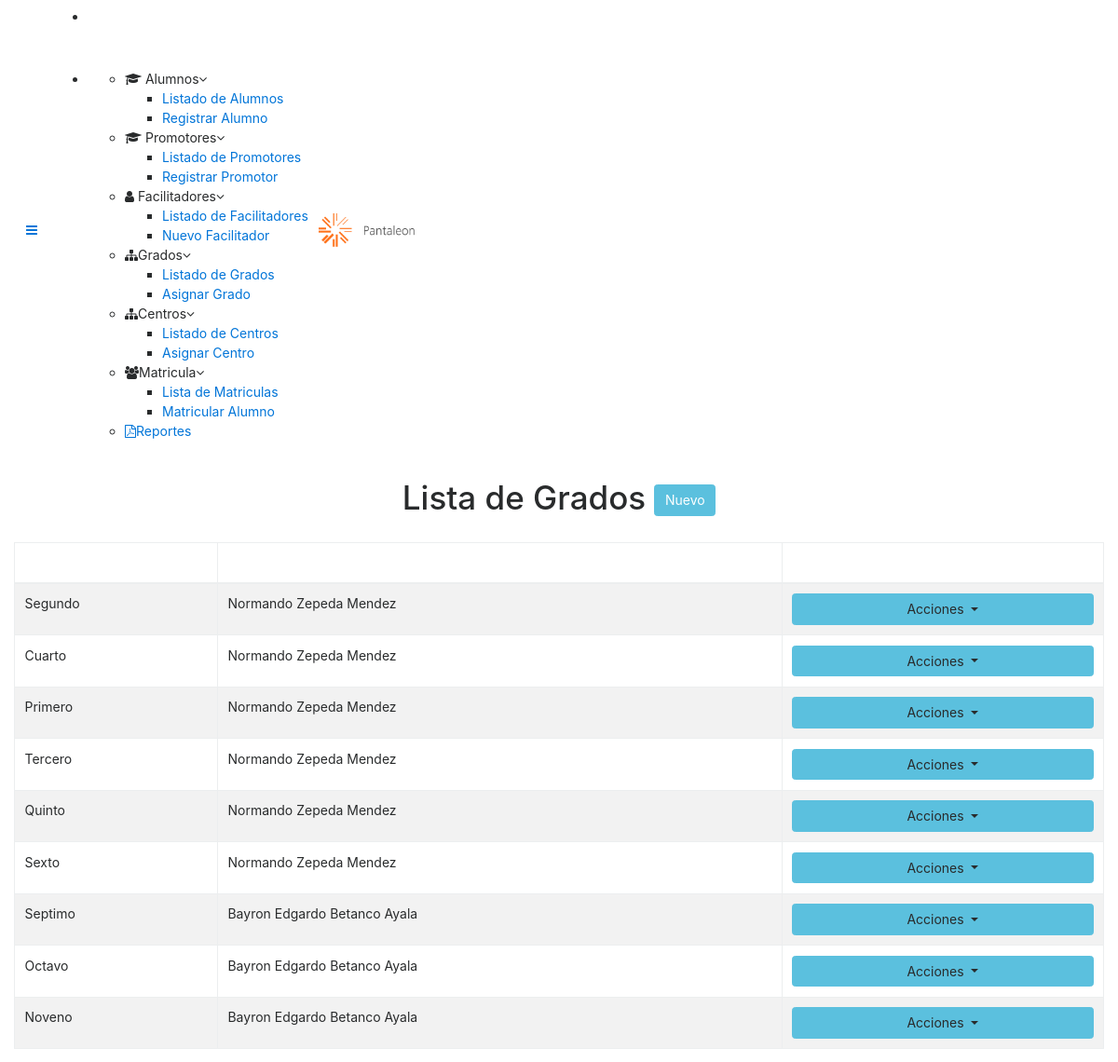
Page /principal/grados/ (signed in) on the committed database.
### adminapp/models.py (models this page shows, shortened)
@python_2_unicode_compatible
class Grado(models.Model):
	grado = models.CharField(max_length=50)
	facilitador = models.ForeignKey(Facilitador)

@python_2_unicode_compatible
class Facilitador(models.Model):
	numid = models.CharField(max_length=15)
	nombre = models.CharField(max_length=50)
	apellido = models.CharField(max_length=50)
	municipio = models.ForeignKey(Municipio)
	tipo_residencia = models.ForeignKey(TipoResidencia)
	domicilio = models.CharField(max_length=100)
	telefono = models.CharField(max_length=9, blank=True, null=True)
	sexo = models.ForeignKey(Sexo)
	correo = models.EmailField(blank=True, null=True)
	ocupacion = models.CharField(max_length=70, blank=True, null=True)
	lugar_trabajo = models.CharField(max_length=70, blank=True, null=True)
	formacion_academica = models.CharField(max_length=70, blank=True, null=True)
	fecha_nacimiento = models.DateField(blank=True, null=True)
	edad = models.IntegerField(blank=True, null=True)
	fecha_llenado = models.DateField(blank=True, null=True)
	tiempo_facilitador = models.DateField(blank=True, null=True)
	becado = models.ForeignKey(Descicion, related_name='becado')
	estudia = models.ForeignKey(Descicion, related_name='estudia')
	donde_estudia = models.CharField(max_length=70, blank=True, null=True)
	que_estudia = models.CharField(max_length=70, blank=True, null=True)
	def __str__(self):
		return "%s %s" %(self.nombre, self.apellido)

### adminapp/views.py (the view)
@login_required()
def all_grados(request):
	grado = Grado.objects.all()
	faci = Facilitador.objects.all()
	numf = grado.count()
	return render(request, 'all_grados.html', {'data':grado, 'faci':faci})

### account/context_processors.py (called while the page is built)
def user_active(request):
	data = {}
	if request.user.is_authenticated():
		data['uanombrecompleto'] = request.user.get_full_name()
		data['uanombre'] = request.user.get_short_name()
		data['uausuario'] = request.user.get_username()
	else:
		data['uanombre'] = 'Usuario anónimo'
	return data

### adminapp/templates/all_grados.html (shortened to what this page needs)
{% extends "base_in.html" %}
{% block container %}
    <div class="container-fluid">
<div >
    <br><h1 class="text-center">Lista de Grados <a href="{% url 'new_grado' %}" class="btn btn-info">Nuevo</a></h1>
    <br>
    <table class="table table-striped table-bordered table-responsive" cellspacing="0" width="100%">
    	<thead class="blue lighten-2 text-white">
    		<tr>
          <th>Grado</th>
    			<th>Facilitador</th>
    			<th></th>
    		</tr>
    	</thead>
    	<tbody>
    	{% for d in data %}
    		<tr>
            <td>{{d.grado}}</td>
    				<td>{{d.facilitador}}</td>
    				<td>
    					<div class="nav-item dropdown">
                                <a class="nav-link dropdown-toggle btn btn-info" id="navbarDropdownMenuLink-4" data-toggle="dropdown" aria-haspopup="true" aria-expanded="false">Acciones </a>
              </div>
    				</td>
    		</tr>
    		{% empty %}
                    <h2>No hay Grados aperturados</h2>
    	{% endfor %}
    	</tbody>
    </table>
</div>
</div>
{% endblock container %}

### global_templates/base_in.html (shortened to what this page needs)
{% extends "base.html" %}
{% load static %}
{% block navtop %}
<header>
        <nav class="navbar fixed navbar-expand-lg navbar-dark cyan ">
<a href="#" data-activates="slide-out" class="p-3 button-collapse"><i class="fa fa-bars"></i></a>
<ul id="slide-out" class="side-nav unique-color custom-scrollbar">
    <li>
        <div class="logo-wrapper waves-light">
            <br><a href="/" class="text-white"><h1 class="text-center">EDUCATODOS</h1></a>
        </div>
    </li>
    <li>
        <ul class="collapsible collapsible-accordion">
            <li><a class="collapsible-header waves-effect arrow-r"><i class="fa fa-graduation-cap"></i> Alumnos<i class="fa fa-angle-down rotate-icon"></i></a>
                <div class="collapsible-body">
                    <ul>
                        <li><a href="{% url 'all_students' %}" class="waves-effect">Listado de Alumnos</a>
                        </li>
                        <li><a href="{% url 'new_student' %}" class="waves-effect">Registrar Alumno</a>
                    </ul>
                </div>
            </li>
            <li><a class="collapsible-header waves-effect arrow-r"><i class="fa fa-graduation-cap"></i> Promotores<i class="fa fa-angle-down rotate-icon"></i></a>
                <div class="collapsible-body">
                    <ul>
                        <li><a href="{% url 'all_promotores' %}" class="waves-effect">Listado de Promotores</a>
                        </li>
                        <li><a href="{% url 'new_promotor' %}" class="waves-effect">Registrar Promotor</a>
                    </ul>
                </div>
            </li>
            <li><a class="collapsible-header waves-effect arrow-r"><i class="fa fa-user"></i> Facilitadores<i class="fa fa-angle-down rotate-icon"></i></a>
                <div class="collapsible-body">
                    <ul>
                        <li><a href="{% url 'all_facilitador' %}" class="waves-effect">Listado de Facilitadores</a>
                        </li>
                        <li><a href="{% url 'new_facilitador' %}" class="waves-effect">Nuevo Facilitador</a>
                        </li>
                    </ul>
                </div>
            </li>
            <li><a class="collapsible-header waves-effect arrow-r"><i class="fa fa-sitemap"></i>Grados<i class="fa fa-angle-down rotate-icon"></i></a>
                <div class="collapsible-body">
                    <ul>
                        <li><a href="{% url 'all_grados' %}" class="waves-effect">Listado de Grados</a>
                        </li>
                        <li><a href="{% url 'new_grado' %}" class="waves-effect">Asignar Grado</a>
                        </li>
                    </ul>
                </div>
            </li>
            <li><a class="collapsible-header waves-effect arrow-r"><i class="fa fa-sitemap"></i>Centros<i class="fa fa-angle-down rotate-icon"></i></a>
                <div class="collapsible-body">
                    <ul>
                        <li><a href="{% url 'all_centros' %}" class="waves-effect">Listado de Centros</a>
                        </li>
                        <li><a href="{% url 'new_centro' %}" class="waves-effect">Asignar Centro</a>
                        </li>
                    </ul>
                </div>
            </li>
             <li><a class="collapsible-header waves-effect arrow-r"><i class="fa fa-users"></i>Matricula<i class="fa fa-angle-down rotate-icon"></i></a>
                <div class="collapsible-body">
                    <ul>
                        <li><a href="{% url 'all_enroll' %}" class="waves-effect">Lista de Matriculas</a>
                        </li>
                        <li><a href="{% url 'new_enroll' %}" class="waves-effect">Matricular Alumno</a>
                        </li>
                    </ul>
                </div>
            </li>
            <li><a href="{% url 'all_reports' %}" class="waves-effect"><i class="fa fa-file-pdf-o"></i>Reportes</a></li>
        </ul>
    </li>
</ul>
                    <img src="{% static 'img/logo2.png' %}" style="width: 10%;" alt="">
                    <a class="navbar-brand" href="/">Azucarera La Grecia</a>
                    <div class="collapse navbar-collapse" id="navbarSupportedContent-4">
                        <ul class="navbar-nav ml-auto">
                            <li class="nav-item dropdown">
                                <a class="nav-link dropdown-toggle" id="navbarDropdownMenuLink-4" data-toggle="dropdown" aria-haspopup="true" aria-expanded="false"><i class="fa fa-user"></i> {{uausuario}} </a>
                            </li>
                        </ul>
                    </div>
                </nav>
</header>
{% endblock %}

### global_templates/base.html (shortened to what this page needs)
<!DOCTYPE html>
<html lang="en">
<head>
	{% load static %}
    <link rel="stylesheet" href="https://maxcdn.bootstrapcdn.com/font-awesome/4.6.0/css/font-awesome.min.css">
    <link rel="stylesheet" href="{% static 'css/bootstrap.min.css' %}">
	<link rel='stylesheet' id='compiled.css-css'  href='https://mdbootstrap.com/wp-content/themes/mdbootstrap4/css/compiled.min.css?ver=4.4.0' type='text/css' media='all' />
	<link rel="stylesheet" href="{% static 'css/style.css' %}">
	<link rel="stylesheet" href="{% static 'css/bootstrap-material-datetimepicker.css' %}">
	<link href="{% static 'css/datatables.bootstrap.min.css' %}" rel="stylesheet">
	<link href="{% static 'css/buttons.dataTables.min.css' %}" rel="stylesheet">
	<link href="{% static 'css/select2.min.css' %}" rel="stylesheet">
</head>
<body>
	{% block  navtop %}{% endblock %}
	{% block container %}{% endblock %}
</body>
</html>

### staticfiles/css/style.css (style rules this page uses)
html { font-family: Lato, 'Helvetica Neue', Arial, Helvetica, sans-serif; font-size: 14px; }

### rows in the picture
Grado: grado "Segundo", facilitador "Normando Zepeda Mendez"
Grado: grado "Cuarto", facilitador "Normando Zepeda Mendez"
Grado: grado "Primero", facilitador "Normando Zepeda Mendez"
Grado: grado "Tercero", facilitador "Normando Zepeda Mendez"
Grado: grado "Quinto", facilitador "Normando Zepeda Mendez"
Grado: grado "Sexto", facilitador "Normando Zepeda Mendez"
Grado: grado "Septimo", facilitador "Bayron Edgardo Betanco Ayala"
Grado: grado "Octavo", facilitador "Bayron Edgardo Betanco Ayala"
Grado: grado "Noveno", facilitador "Bayron Edgardo Betanco Ayala"
